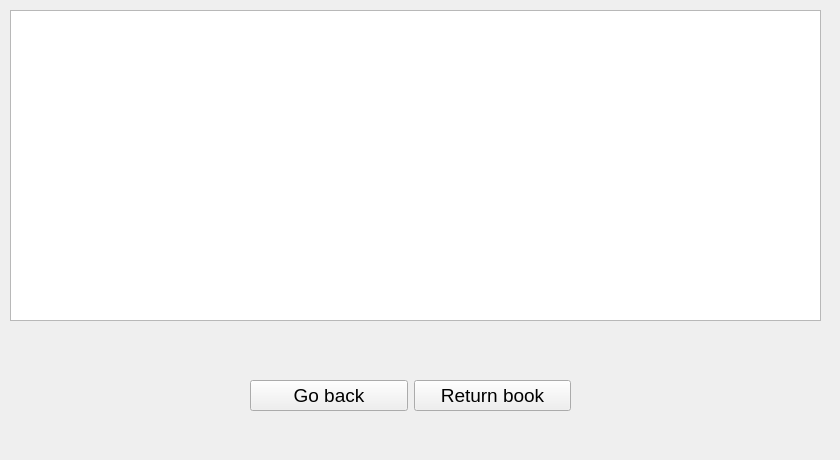
<?xml version="1.0" encoding="UTF-8"?>
<ui version="4.0">
 <class>Dialog</class>
 <widget class="QDialog" name="Dialog">
  <property name="geometry">
   <rect>
    <x>0</x>
    <y>0</y>
    <width>840</width>
    <height>460</height>
   </rect>
  </property>
  <property name="sizePolicy">
   <sizepolicy hsizetype="Fixed" vsizetype="Fixed">
    <horstretch>0</horstretch>
    <verstretch>0</verstretch>
   </sizepolicy>
  </property>
  <property name="minimumSize">
   <size>
    <width>840</width>
    <height>460</height>
   </size>
  </property>
  <property name="maximumSize">
   <size>
    <width>840</width>
    <height>460</height>
   </size>
  </property>
  <property name="windowTitle">
   <string>View issued books</string>
  </property>
  <property name="autoFillBackground">
   <bool>false</bool>
  </property>
  <property name="styleSheet">
   <string notr="true"/>
  </property>
  <property name="sizeGripEnabled">
   <bool>false</bool>
  </property>
  <widget class="QTableWidget" name="issuedBooksTable">
   <property name="geometry">
    <rect>
     <x>10</x>
     <y>10</y>
     <width>811</width>
     <height>311</height>
    </rect>
   </property>
   <property name="editTriggers">
    <set>QAbstractItemView::NoEditTriggers</set>
   </property>
   <property name="selectionBehavior">
    <enum>QAbstractItemView::SelectRows</enum>
   </property>
   <property name="verticalScrollMode">
    <enum>QAbstractItemView::ScrollPerPixel</enum>
   </property>
   <property name="horizontalScrollMode">
    <enum>QAbstractItemView::ScrollPerPixel</enum>
   </property>
   <property name="sortingEnabled">
    <bool>true</bool>
   </property>
  </widget>
  <widget class="QWidget" name="horizontalLayoutWidget">
   <property name="geometry">
    <rect>
     <x>250</x>
     <y>340</y>
     <width>321</width>
     <height>111</height>
    </rect>
   </property>
   <layout class="QHBoxLayout" name="horizontalLayout">
    <item>
     <widget class="QPushButton" name="goBackButton">
      <property name="font">
       <font>
        <pointsize>14</pointsize>
       </font>
      </property>
      <property name="text">
       <string>Go back</string>
      </property>
      <property name="autoDefault">
       <bool>false</bool>
      </property>
     </widget>
    </item>
    <item>
     <widget class="QPushButton" name="returnBookButton">
      <property name="font">
       <font>
        <pointsize>14</pointsize>
       </font>
      </property>
      <property name="text">
       <string>Return book</string>
      </property>
      <property name="autoDefault">
       <bool>false</bool>
      </property>
     </widget>
    </item>
   </layout>
  </widget>
  <widget class="QLabel" name="errorLabel">
   <property name="geometry">
    <rect>
     <x>20</x>
     <y>330</y>
     <width>551</width>
     <height>31</height>
    </rect>
   </property>
   <property name="font">
    <font>
     <pointsize>12</pointsize>
     <weight>50</weight>
     <bold>false</bold>
    </font>
   </property>
   <property name="styleSheet">
    <string notr="true">color: rgb(255, 65, 68);</string>
   </property>
   <property name="text">
    <string/>
   </property>
  </widget>
 </widget>
 <resources/>
 <connections/>
</ui>
